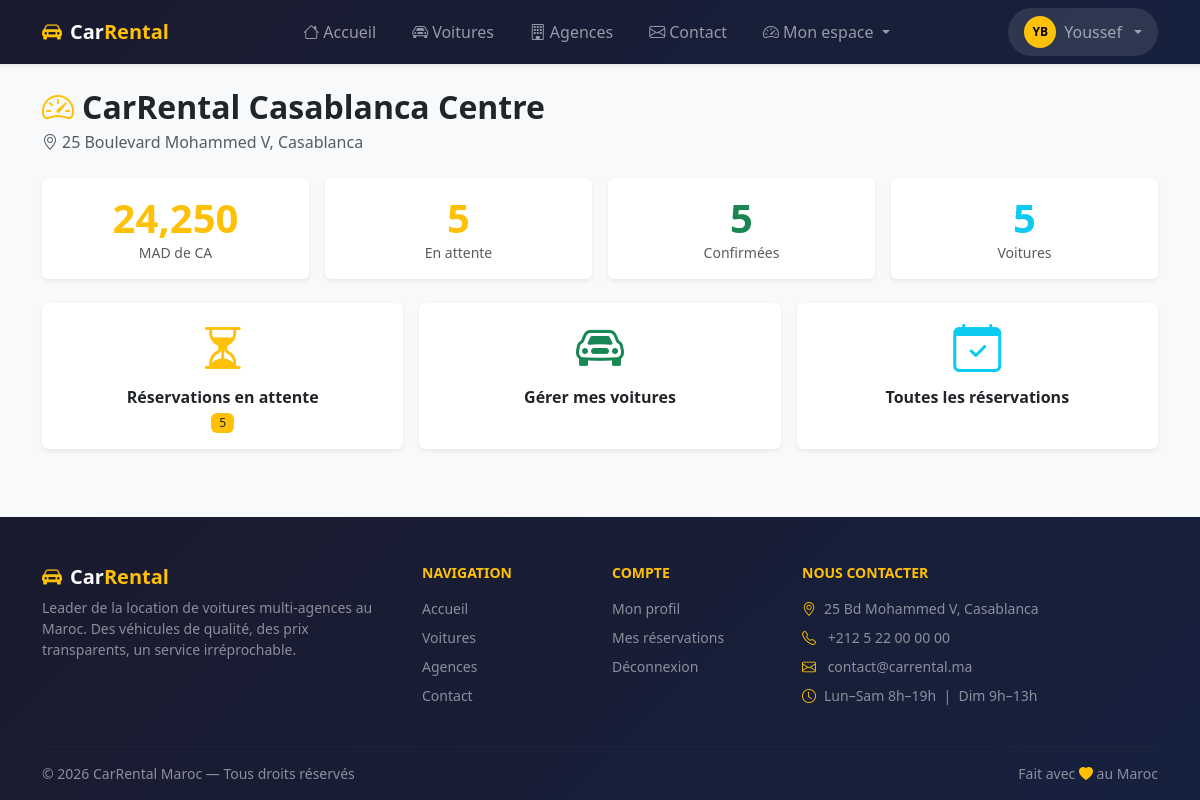
The page /manager/dashboard (signed in) on the database its author committed.
### tables this page shows
CREATE TABLE agencies (
    id          INT UNSIGNED    NOT NULL AUTO_INCREMENT,
    manager_id  INT UNSIGNED    NULL,
    nom         VARCHAR(150)    NOT NULL,
    adresse     VARCHAR(255)    NOT NULL,
    ville       VARCHAR(100)    NOT NULL,
    code_postal VARCHAR(10)     NULL,
    pays        VARCHAR(100)    NOT NULL DEFAULT 'Maroc',
    telephone   VARCHAR(20)     NULL,
    email       VARCHAR(191)    NULL,
    description TEXT            NULL,
    logo        VARCHAR(255)    NULL,
    actif       TINYINT(1)      NOT NULL DEFAULT 1,
    created_at  TIMESTAMP       NOT NULL DEFAULT CURRENT_TIMESTAMP,
    updated_at  TIMESTAMP       NOT NULL DEFAULT CURRENT_TIMESTAMP
                                ON UPDATE CURRENT_TIMESTAMP,
    PRIMARY KEY (id),
    UNIQUE KEY uq_agencies_email (email),
    INDEX idx_agencies_ville (ville),
    INDEX idx_agencies_actif (actif),
    CONSTRAINT fk_agencies_manager
        FOREIGN KEY (manager_id) REFERENCES users (id)
        ON DELETE SET NULL ON UPDATE CASCADE
);

### app/Controllers/AgencyController.php (called while the page is built, shortened)
<?php
class AgencyController extends Controller
{
    private Agency $agencyModel;
    public function __construct()
    {
        $this->agencyModel = new Agency();
    }
    public function managerDashboard(): void
    {
        $agency = $this->agencyModel->findByManager($this->authId());
        $stats = $this->agencyModel->stats($agency['id']);
        $this->render('manager/dashboard', [
            'agency' => $agency,
            'stats'  => $stats,
            'flash'  => $this->getFlash(),
        ]);
    }
}

### core/App.php (called while the page is built, shortened)
<?php
class App
{
    private Router $router;
    public function __construct()
    {
        $this->router = new Router();
    }
    public function run(): void
    {
        $this->router->dispatch(
            $_SERVER['REQUEST_METHOD'],
            $_SERVER['REQUEST_URI']
        );
    }
}

### public/index.php (called while the page is built, shortened)
<?php
$config = require BASE_PATH . '/config/app.php';
(new \App\Core\App())->run();

### core/Database.php (called while the page is built, shortened)
<?php
class Database
{
    private static ?PDO $instance = null;
    public static function getInstance(): PDO
    {
        if (self::$instance === null) {
            $config = require BASE_PATH . '/config/database.php';
            $dsn = sprintf(
                'mysql:host=%s;port=%s;dbname=%s;charset=utf8mb4',
                $config['host'],
                $config['port'] ?? 3306,
                $config['database']
            );
            try {
                self::$instance = new PDO($dsn, $config['username'], $config['password'], [
                    PDO::ATTR_ERRMODE            => PDO::ERRMODE_EXCEPTION,
                    PDO::ATTR_DEFAULT_FETCH_MODE => PDO::FETCH_ASSOC,
                    PDO::ATTR_EMULATE_PREPARES   => false,
                ]);
            } catch (PDOException $e) {
                error_log('[DB] ' . $e->getMessage());
                http_response_code(500);
                die('Erreur de connexion à la base de données.');
            }
        }
        return self::$instance;
    }
}

### core/Model.php (called while the page is built, shortened)
<?php
abstract class Model
{
    protected PDO    $db;
    protected string $table    = '';
    public function __construct()
    {
        $this->db = Database::getInstance();
    }
    public function findBy(string $column, mixed $value): array|false
    {
        $stmt = $this->db->prepare(
            "SELECT * FROM `{$this->table}` WHERE `{$column}` = ? LIMIT 1"
        );
        $stmt->execute([$value]);
        return $stmt->fetch();
    }
    public function queryOne(string $sql, array $params = []): array|false
    {
        $stmt = $this->db->prepare($sql);
        $stmt->execute($params);
        return $stmt->fetch();
    }
}

### app/Models/Agency.php (called while the page is built, shortened)
<?php
class Agency extends Model
{
    public function findByManager(int $managerId): array|false
    {
        return $this->findBy('manager_id', $managerId);
    }
    public function stats(int $agencyId): array
    {
        $row = $this->queryOne(
            "SELECT
                COUNT(DISTINCT c.id)                            AS total_voitures,
                COUNT(DISTINCT r.id)                            AS total_reservations,
                SUM(r.statut = 'en_attente')                    AS resa_en_attente,
                SUM(r.statut = 'confirmee')                     AS resa_confirmees,
                COALESCE(SUM(
                    CASE WHEN r.statut IN ('confirmee','terminee')
                    THEN r.prix_total ELSE 0 END), 0)           AS chiffre_affaires
             FROM agencies a
             LEFT JOIN cars c ON c.agency_id = a.id
             LEFT JOIN reservations r ON r.agency_id = a.id
             WHERE a.id = ?",
            [$agencyId]
        );
        return $row ?: [];
    }
}

### app/Views/manager/dashboard.php (the view, shortened to what this page needs)
<h2 class="fw-bold mb-1"><i class="bi bi-speedometer2 text-warning me-2"></i><?= htmlspecialchars($agency['nom']) ?></h2>
<p class="text-muted mb-4"><i class="bi bi-geo-alt me-1"></i><?= htmlspecialchars($agency['adresse'] . ', ' . $agency['ville']) ?></p>
<div class="row g-3 mb-4">
    <div class="col-6 col-md-3">
        <div class="card shadow-sm text-center">
            <div class="card-body">
                <div class="display-6 fw-bold text-warning"><?= number_format($stats['chiffre_affaires'] ?? 0, 0) ?></div>
                <div class="small text-muted">MAD de CA</div>
            </div>
        </div>
    </div>
    <div class="col-6 col-md-3">
        <div class="card shadow-sm text-center">
            <div class="card-body">
                <div class="display-6 fw-bold text-warning"><?= $stats['resa_en_attente'] ?? 0 ?></div>
                <div class="small text-muted">En attente</div>
            </div>
        </div>
    </div>
    <div class="col-6 col-md-3">
        <div class="card shadow-sm text-center">
            <div class="card-body">
                <div class="display-6 fw-bold text-success"><?= $stats['resa_confirmees'] ?? 0 ?></div>
                <div class="small text-muted">Confirmées</div>
            </div>
        </div>
    </div>
    <div class="col-6 col-md-3">
        <div class="card shadow-sm text-center">
            <div class="card-body">
                <div class="display-6 fw-bold text-info"><?= $stats['total_voitures'] ?? 0 ?></div>
                <div class="small text-muted">Voitures</div>
            </div>
        </div>
    </div>
</div>
<div class="row g-3">
    <div class="col-md-4">
        <a href="/manager/reservations?statut=en_attente" class="card border-warning shadow-sm text-decoration-none text-dark h-100">
            <div class="card-body text-center">
                <i class="bi bi-hourglass-split display-5 text-warning"></i>
                <p class="fw-bold mt-2 mb-0">Réservations en attente</p>
                <span class="badge bg-warning text-dark"><?= $stats['resa_en_attente'] ?? 0 ?></span>
            </div>
        </a>
    </div>
    <div class="col-md-4">
        <a href="/manager/cars" class="card shadow-sm text-decoration-none text-dark h-100">
            <div class="card-body text-center">
                <i class="bi bi-car-front display-5 text-success"></i>
                <p class="fw-bold mt-2 mb-0">Gérer mes voitures</p>
            </div>
        </a>
    </div>
    <div class="col-md-4">
        <a href="/manager/reservations" class="card shadow-sm text-decoration-none text-dark h-100">
            <div class="card-body text-center">
                <i class="bi bi-calendar-check display-5 text-info"></i>
                <p class="fw-bold mt-2 mb-0">Toutes les réservations</p>
            </div>
        </a>
    </div>
</div>

### core/Router.php (shortened to what this page needs)
<?php
class Router
{
    private array $routes = [];
    private function add(string $method, string $path, string $controller, string $action): void
    {
        $this->routes[] = [
            'method'     => $method,
            'pattern'    => $this->pathToRegex($path),
            'controller' => $controller,
            'action'     => $action,
            'params'     => $this->extractParamNames($path),
        ];
    }
    public function dispatch(string $method, string $uri): void
    {
        $uri = '/' . trim(strtok($uri, '?'), '/');
        foreach ($this->routes as $route) {
            if ($route['method'] !== $method) continue;
            if (preg_match($route['pattern'], $uri, $matches)) {
                $params = $this->extractParams($route['params'], $matches);
                $this->call($route['controller'], $route['action'], $params);
                return;
            }
        }
    }
    private function call(string $fqcn, string $action, array $params): void
    {
        $controller = new $fqcn();
        call_user_func_array([$controller, $action], $params);
    }
    private function pathToRegex(string $path): string
    {
        $pattern = preg_replace('/\{[a-z_]+\}/', '([0-9]+)', $path);
        return '#^' . $pattern . '$#';
    }
    private function extractParamNames(string $path): array
    {
        preg_match_all('/\{([a-z_]+)\}/', $path, $matches);
        return $matches[1];
    }
    private function extractParams(array $names, array $matches): array
    {
        $params = [];
        return array_values($params);
    }
}

### public/assets/css/app.css (style rules this page uses)
:root { --cr-yellow: #FFC107; --cr-dark: #212529; }
body { background-color: #f8f9fa; }
a { color: var(--cr-yellow); }
.badge { font-weight: 500; }
.card { border: none; }

### rows shown on the page
agencies: nom "CarRental Casablanca Centre", adresse+ville "25 Boulevard Mohammed V, Casablanca"

### other values the page prints
$stats['chiffre_affaires'] "24,250"
$stats['resa_en_attente'] "5"
$stats['resa_confirmees'] "5"
$stats['total_voitures'] "5"
